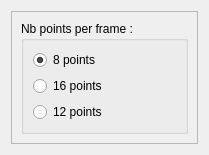
<?xml version="1.0" encoding="UTF-8"?>
<ui version="4.0">
 <class>framesTaskPanel</class>
 <widget class="QDialog" name="framesTaskPanel">
  <property name="enabled">
   <bool>true</bool>
  </property>
  <property name="geometry">
   <rect>
    <x>0</x>
    <y>0</y>
    <width>209</width>
    <height>134</height>
   </rect>
  </property>
  <property name="windowTitle">
   <string>Frames from sections parameters</string>
  </property>
  <layout class="QVBoxLayout" name="verticalLayout_2">
   <item>
    <widget class="QFrame" name="frame">
     <property name="frameShape">
      <enum>QFrame::StyledPanel</enum>
     </property>
     <property name="frameShadow">
      <enum>QFrame::Raised</enum>
     </property>
     <layout class="QVBoxLayout" name="verticalLayout">
      <item>
       <widget class="QGroupBox" name="groupBox">
        <property name="title">
         <string>Nb points per frame :</string>
        </property>
        <layout class="QVBoxLayout" name="verticalLayout_3">
         <item>
          <widget class="QRadioButton" name="rb8">
           <property name="sizePolicy">
            <sizepolicy hsizetype="Ignored" vsizetype="Minimum">
             <horstretch>0</horstretch>
             <verstretch>0</verstretch>
            </sizepolicy>
           </property>
           <property name="text">
            <string>8 points</string>
           </property>
           <property name="checked">
            <bool>true</bool>
           </property>
          </widget>
         </item>
         <item>
          <widget class="QRadioButton" name="rb16">
           <property name="text">
            <string>16 points</string>
           </property>
          </widget>
         </item>
         <item>
          <widget class="QRadioButton" name="rb12">
           <property name="text">
            <string>12 points</string>
           </property>
          </widget>
         </item>
        </layout>
       </widget>
      </item>
     </layout>
    </widget>
   </item>
  </layout>
 </widget>
 <resources/>
 <connections/>
</ui>
